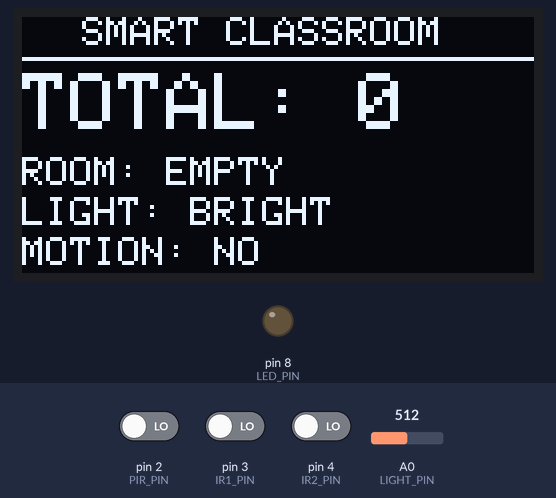
Bench run of a sketch on a simulated Arduino Uno, built with avr-gcc and run on an emulated ATmega328P. Parts: 128×64 one-colour display, output pins drawn as LEDs (lit = HIGH). The test bench sets the inputs (shaded band); at power-on: A0 (LIGHT_PIN) = 512, pin 2 (PIR_PIN) LOW, pin 3 (IR1_PIN) LOW, pin 4 (IR2_PIN) LOW.

Above: at 3.2 s.
3.3 s: A0 (LIGHT_PIN) set to 487
At 4.5 s:
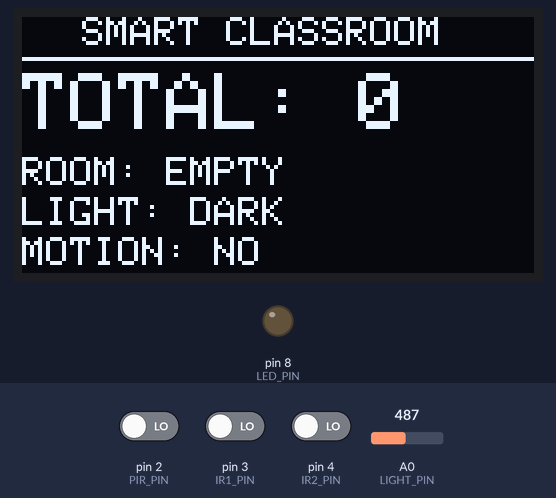
4.8 s: pin 2 (PIR_PIN) driven HIGH
At 6.1 s:
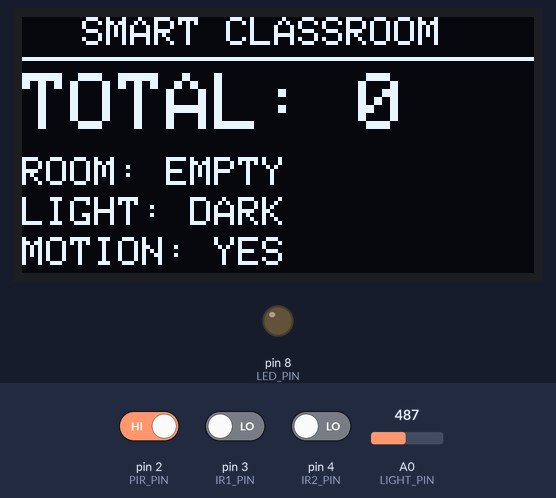
6.4 s: A0 (LIGHT_PIN) set to 510
At 7.6 s:
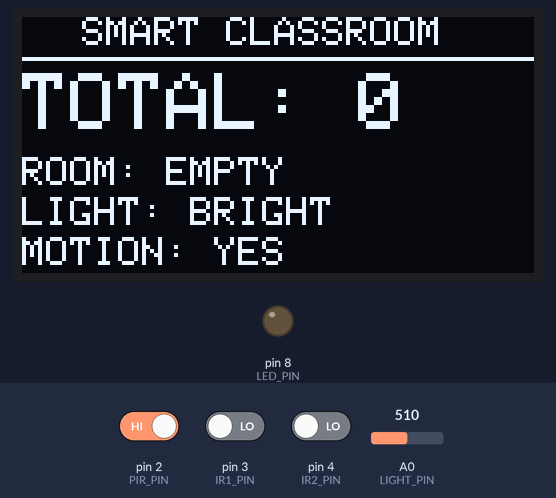
7.9 s: pin 2 (PIR_PIN) driven LOW
At 8.9 s:
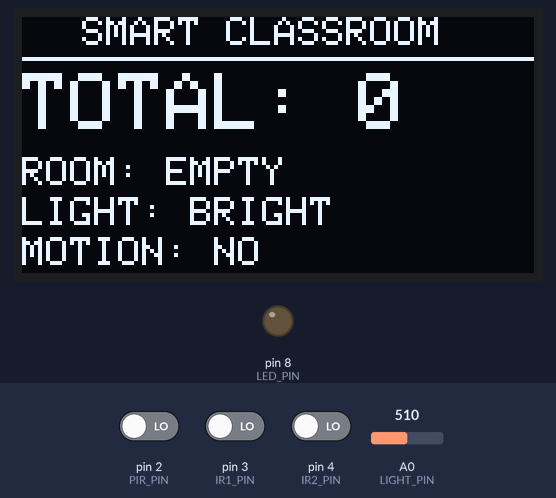
9.4 s: pin 2 (PIR_PIN) driven HIGH
At 10.0 s:
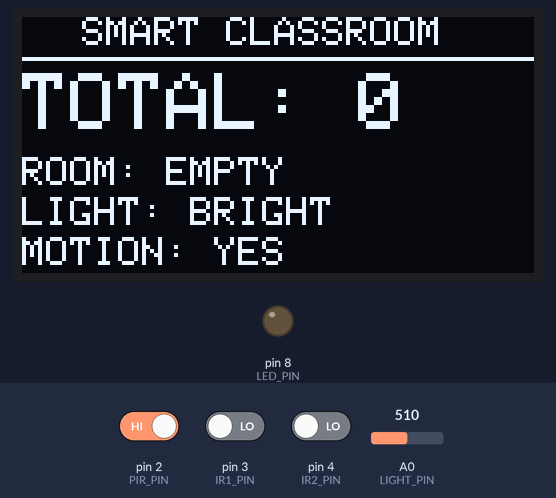
10.9 s: A0 (LIGHT_PIN) set to 490
At 12.3 s:
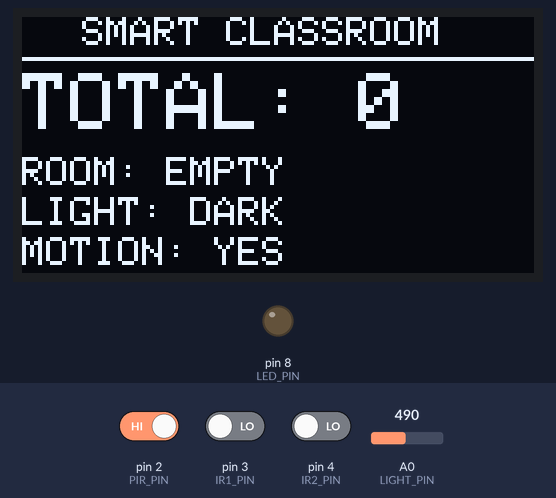
Timing chart, 0 to 13.4 s (numbered marks = the images above; inputs shaded):
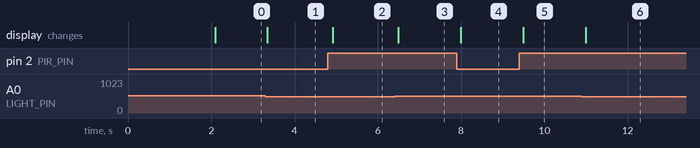

The sketch:

energysaver.ino
```cpp
#include <Wire.h>
#include <Adafruit_GFX.h>
#include <Adafruit_SH110X.h>

#define SCREEN_WIDTH 128
#define SCREEN_HEIGHT 64


#define PIR_PIN 2
#define IR1_PIN 3
#define IR2_PIN 4
#define LED_PIN 8
#define LIGHT_PIN A0

Adafruit_SH1106G display(SCREEN_WIDTH, SCREEN_HEIGHT, &Wire, -1);


int people = 0;

int state = 0;


unsigned long sequenceStart = 0;
const unsigned long TIMEOUT = 2000;

void setup() {

  pinMode(PIR_PIN, INPUT);
  pinMode(IR1_PIN, INPUT);
  pinMode(IR2_PIN, INPUT);
  pinMode(LED_PIN, OUTPUT);

  digitalWrite(LED_PIN, LOW);

  if (!display.begin(0x3C, true)) {
    while (1);
  }

  display.clearDisplay();
  display.setTextColor(SH110X_WHITE);

  display.setTextSize(2);
  display.setCursor(5, 10);
  display.println("SMART");

  display.setCursor(5, 35);
  display.println("CLASS");

  display.display();

  delay(2000);
}

void loop() {

  int pir = digitalRead(PIR_PIN);
  int ir1 = digitalRead(IR1_PIN);
  int ir2 = digitalRead(IR2_PIN);
  int lightValue = analogRead(LIGHT_PIN);


  if (state == 0) {


    if (ir1 == HIGH && ir2 == LOW) {

      state = 1;
      sequenceStart = millis();
    }


    else if (ir2 == HIGH && ir1 == LOW) {

      state = 2;
      sequenceStart = millis();
    }
  }


  else if (state == 1) {

    if (ir2 == HIGH) {

      people++;

      state = 3;
    }

    if (millis() - sequenceStart > TIMEOUT) {
      state = 0;
    }
  }


  else if (state == 2) {

    if (ir1 == HIGH) {

      if (people > 0) {
        people--;
      }

      state = 3;
    }


    if (millis() - sequenceStart > TIMEOUT) {
      state = 0;
    }
  }


  else if (state == 3) {

    if (ir1 == LOW && ir2 == LOW) {
      state = 0;
    }
  }


  bool dark = (lightValue < 500);
  bool occupied = (people > 0);

  if (occupied && dark) {
    digitalWrite(LED_PIN, HIGH);
  }
  else {
    digitalWrite(LED_PIN, LOW);
  }


  display.clearDisplay();
  display.setTextColor(SH110X_WHITE);


  display.setTextSize(1);
  display.setCursor(15, 0);
  display.println("SMART CLASSROOM");

  display.drawLine(0, 10, 127, 10, SH110X_WHITE);


  display.setTextSize(2);
  display.setCursor(0, 14);
  display.print("TOTAL: ");
  display.println(people);


  display.setTextSize(1);
  display.setCursor(0, 35);

  if (occupied) {
    display.print("ROOM: OCCUPIED");
  }
  else {
    display.print("ROOM: EMPTY");
  }


  display.setCursor(0, 45);

  if (dark) {
    display.print("LIGHT: DARK");
  }
  else {
    display.print("LIGHT: BRIGHT");
  }


  display.setCursor(0, 55);

  if (pir == HIGH) {
    display.print("MOTION: YES");
  }
  else {
    display.print("MOTION: NO");
  }

  display.display();

  delay(50);
}
```

Measured:
- the behaviour switches between 500 and 499 on A0 (LIGHT_PIN) (found by bisection; images 0 and 1)
- after the input at 3.3 s, the display: changes at once (image 1)
- after the input at 4.8 s, the display: changes after 0.12 s (image 2)
- after the input at 6.4 s, the display: changes after 0.09 s (image 3)
- after the input at 7.9 s, the display: changes after 0.09 s (image 4)
- after the input at 9.4 s, the display: changes after 0.09 s (image 5)
- after the input at 10.9 s, the display: changes after 0.09 s (image 6)
